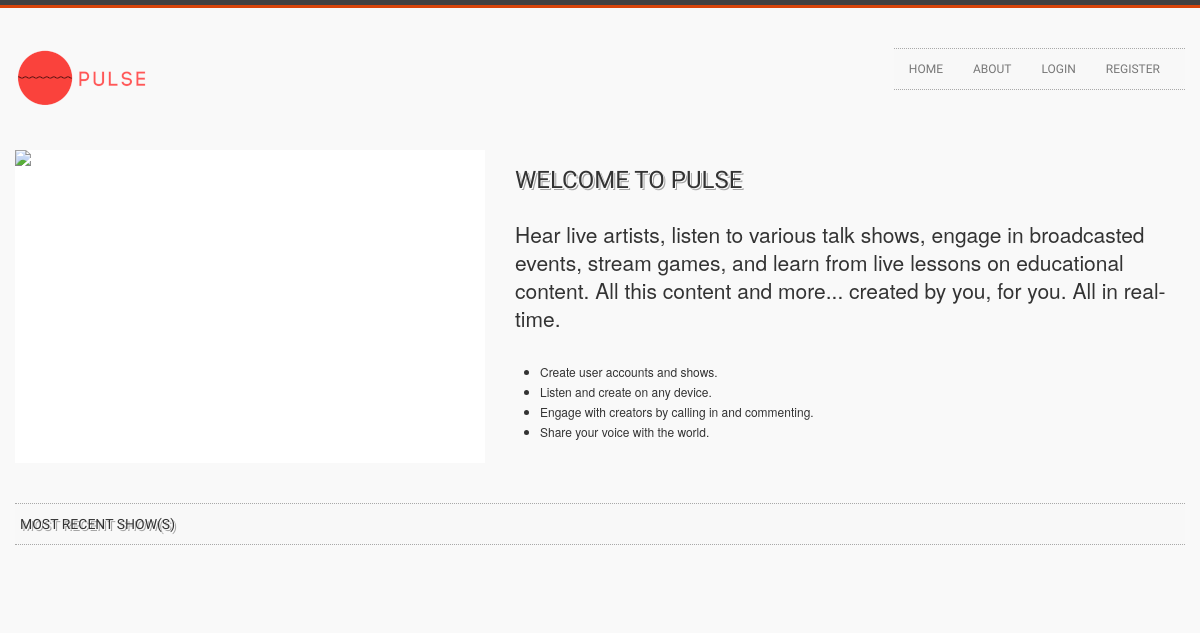
The app's page /home, older data.
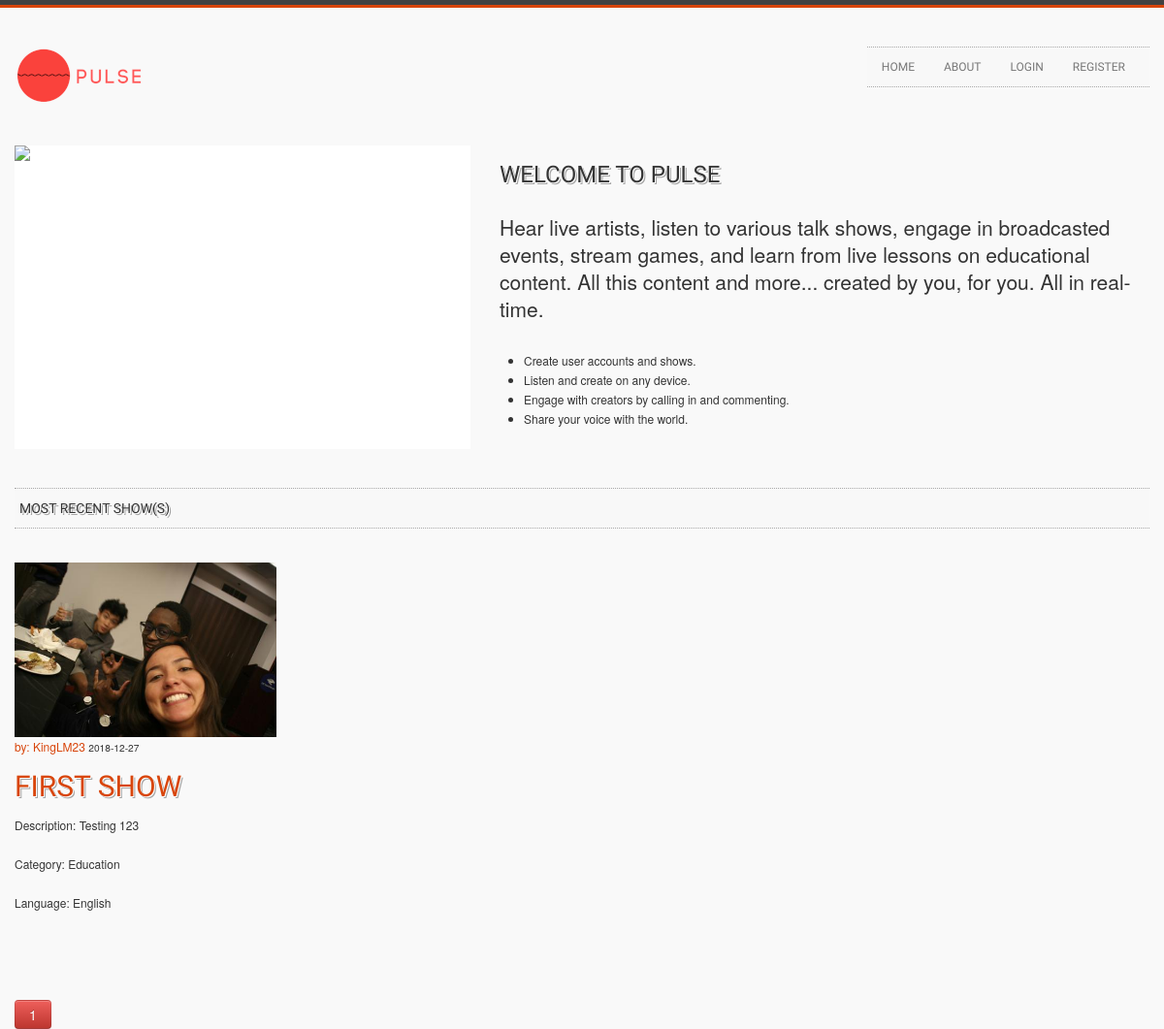
The same page, newer data.
### flask_platform/models.py (models this page shows, shortened)
class Show(db.Model):
    id = db.Column(db.Integer, primary_key=True)
    title = db.Column(db.String(100), nullable=False)
    date_posted = db.Column(db.DateTime, nullable=False, default=datetime.utcnow)
    description = db.Column(db.Text, nullable=False)
    category = db.Column(db.Text, nullable=False)
    show_language = db.Column(db.Text, nullable=False)
    user_id = db.Column(db.Integer, db.ForeignKey('user.id'), nullable=False)

class User(db.Model, UserMixin):
    id = db.Column(db.Integer, primary_key=True)
    username = db.Column(db.String(20), unique=True, nullable=False)
    email = db.Column(db.String(120), unique=True, nullable=False)
    image_file = db.Column(db.String(20), nullable=False, default='default.jpeg')
    password = db.Column(db.String(60), nullable=False)
    about = db.Column(db.String(200), unique=False, nullable=False)
    country  = db.Column(db.String(40), unique=False, nullable=False)
    languages = db.Column(db.String(120), unique=False, nullable=False)
    shows = db.relationship('Show', backref='author', lazy=True)

### flask_platform/main/routes.py (the view)
@main.route("/")
@main.route("/home")
def home():
    page = request.args.get('page', 1, type=int)
    shows = Show.query.order_by(Show.date_posted.desc()).paginate(page=page, per_page=5)
    return render_template('home.html', shows=shows)

### flask_platform/templates/home.html (shortened to what this page needs)
{% extends "layout.html" %}
{% block content %}
    <div class="row headline">
        <div class="span5">
            <div class="flexslider">
              <ul class="slides">
                <li><img src="{{ url_for('static', filename='img/caro1.jpg') }}"></li>
              </ul>
            </div>
        </div>
        <div class="span7">
        	<h3>Welcome to PULSE <br />
            </h3>
            <p class="lead">Hear live artists, listen to various talk shows, engage in broadcasted events, stream games, and learn from live lessons on educational content. All this content and more... created by you, for you. All in real-time. </p>
            <ul>
                <li>
                    Create user accounts and shows.
                </li>
                <li>
                    Listen and create on any device.
                </li>
                <li>
                    Engage with creators by calling in and commenting.
                </li>
                <li>
                    Share your voice with the world.
                </li>
            </ul>
        </div>
    </div>
    <div class="row gallery-row">
    	<div class="span12">
            <h5 class="title-bg">Most recent show(s)
            </h5>
            <div class="row clearfix no-margin">
            <ul class="gallery-post-grid holder">
	                    {% for show in shows.items %}
	                    <li class="span3 gallery-item" data-id="id-{{show.id}}" data-type="illustration">
	                        <article class="media content-section">
					          <img class="rounded-circle article-img" src="{{ url_for('static', filename='profile_pics/' + show.author.image_file) }}">
					          <div class="media-body">
					            <div class="article-metadata">
					              <a class="mr-2" href="{{ url_for('users.user_shows', username=show.author.username) }}">by: {{ show.author.username }}</a>
					              <small class="text-muted">{{ show.date_posted.strftime('%Y-%m-%d') }}</small>
					            </div>
					            <h2><a class="article-title" href="{{ url_for('shows.show', show_id=show.id) }}">{{ show.title }}</a></h2>
					            <p class="article-content">Description: {{ show.description }}</p>
					            <p class="article-content">Category: {{ show.category }}</p>
					            <p class="article-content">Language: {{ show.show_language }}</p>
					          </div>
					        </article>
	                    </li>
                        {% endfor %}
                </ul>
                </div>
            </div>
    </div>
    {% for page_num in shows.iter_pages(left_edge=1, right_edge=1, left_current=1, right_current=2) %}
      {% if page_num %}
        {% if shows.page == page_num %}
          <a class="btn btn-danger mb-4" href="{{ url_for('main.home', page=page_num) }}">{{ page_num }}</a>
        {% else %}
          <a class="btn btn-outline-danger mb-4" href="{{ url_for('main.home', page=page_num) }}">{{ page_num }}</a>
        {% endif %}
      {% else %}
        ...
      {% endif %}
    {% endfor %}
{% endblock content %}

Row changes from the older to the newer data that the page shows:
added Show: image_file (picture), author.username "KingLM23", date_posted "2018-12-27", title "FIRST SHOW", description "Testing 123", category "Education", show_language "English"
Text that changed along with them:
new list line: "1"
